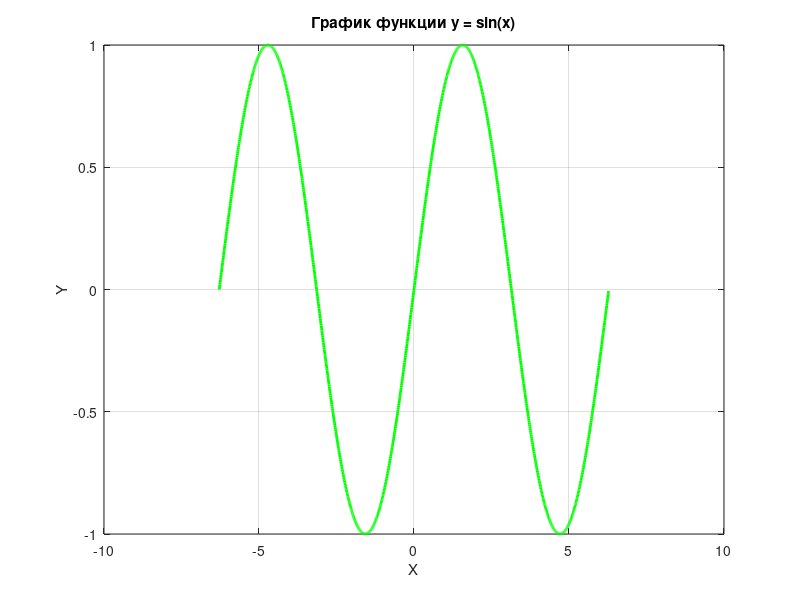

MATLAB code to generate this figure:
%1
A = [1 2 3; 4 5 6; 7 8 9];
A(1,1) = 16;
disp(A);

%2
A = [1 2 3; 4 5 6; 7 8 9];
A(3,:) = 100;
disp(A);

%3
A = [1 2 3; 4 5 6; 7 8 9];
A(1,:) = [];
disp('Без первой строки:'); disp(A);

B = [1 2 3; 4 5 6; 7 8 9];
B(:,2) = [];
disp('Без 2-го столбца:'); disp(B);

%4
A = [1 2 3; 4 5 6; 7 8 9; 10 11 12];
A(1:2,:) = [];
disp(A);

%5
A = [1 2 3 4; 5 6 7 8; 9 10 11 12];
A(:, [2 4]) = [];
disp(A);

%6
A = [4 2 1; 3 5 2; 1 1 3];
B = [2 1 0; 1 3 1; 0 1 2];

detA = det(A);
invA = inv(A);
trA  = A';
trB  = B';

Sum  = A + B;
Prod = A * B;

DivR = A / B;
DivL = A \ B;

DivElem = A ./ B;

disp('det(A) = '); disp(detA);
disp('inv(A):');   disp(invA);
disp('A'':');      disp(trA);
disp('A+B:');      disp(Sum);
disp('A*B:');      disp(Prod);
disp('A/B:');      disp(DivR);
disp('A\B:');      disp(DivL);

%7
A = [1 2; 3 4];
A4 = A.^4;
disp(A4);

%8
x = -2*pi : 0.01 : 2*pi;
y = sin(x);

figure;
plot(x, y, 'g', 'LineWidth', 2);
xlabel('X');
ylabel('Y');
title('График функции y = sin(x)');
grid on;
